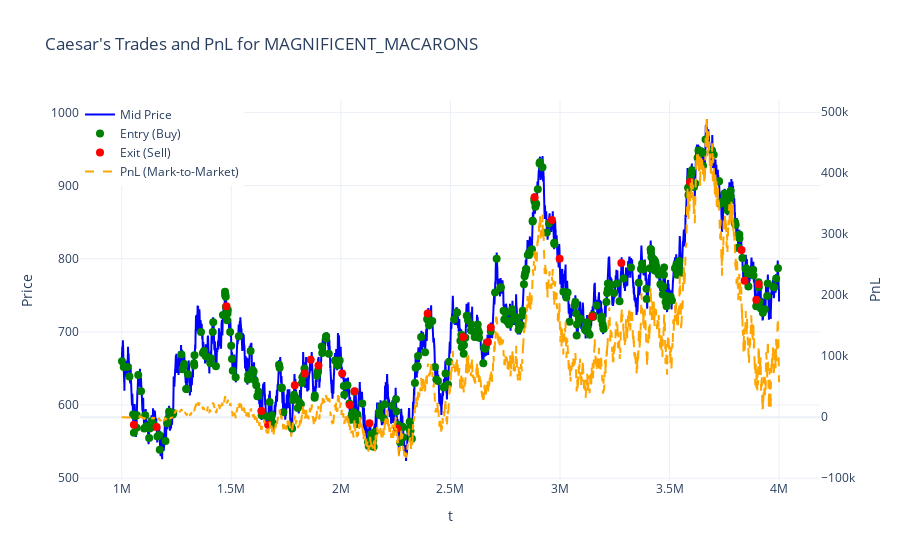

Write notebook code for a chart like this one.
### Code cell
party, product = 'Caesar', 'MAGNIFICENT_MACARONS'
plot_trades_with_pnl(counterparty_df, price_df, calculate_per_product_pnl_over_time(counterparty_df, price_df, party), party, product)

### Figure 1 — Plotly figure (JSON) as saved in the notebook; plotly's stock layout.template omitted (floating-point values rounded to 4 significant figures; data arrays with more than 128 entries replaced by an {"elided": "..."} marker saying what was removed)
{"data": [{"line": {"color": "blue"}, "mode": "lines", "name": "Mid Price", "type": "scatter", "x": {"elided": "30000 int values"}, "y": {"elided": "30000 float values"}}, {"customdata": {"elided": "387 int values"}, "hovertemplate": "Time: %{x}<br>Price: %{y}<br>Quantity: %{customdata}<extra></extra>", "marker": {"color": "green", "size": 8, "symbol": "circle"}, "mode": "markers", "name": "Entry (Buy)", "type": "scatter", "x": {"elided": "387 int values"}, "y": {"elided": "387 float values"}}, {"customdata": [4, 2, 5, 3, 3, 3, 3, 3, 2, 5, 3, 5, 5, 2, 5, 5, 5, 3, 3, 2, 4, 5, 4, 3, 3, 3, 3, 5], "hovertemplate": "Time: %{x}<br>Price: %{y}<br>Quantity: %{customdata}<extra></extra>", "marker": {"color": "red", "size": 8, "symbol": "circle"}, "mode": "markers", "name": "Exit (Sell)", "type": "scatter", "x": [1055800, 1159400, 1478000, 1637500, 1668300, 1789800, 1835200, 1862500, 1897800, 2006200, 2041700, 2062800, 2130400, 2256400, 2396100, 2557900, 2671000, 2684300, 2883900, 2963400, 2998300, 3147500, 3280000, 3593300, 3828300, 3842400, 3895900, 3906600], "y": [573.0, 570.0, 735.0, 592.0, 573.0, 627.0, 643.0, 662.0, 654.0, 643.0, 600.0, 619.0, 575.0, 568.0, 725.0, 693.0, 686.0, 706.0, 884.0, 853.0, 800.0, 721.0, 794.0, 905.0, 812.0, 770.0, 744.0, 765.0]}, {"line": {"color": "orange", "dash": "dash"}, "mode": "lines", "name": "PnL (Mark-to-Market)", "type": "scatter", "x": {"elided": "53477 int values"}, "y": {"elided": "53477 float values"}, "yaxis": "y2"}], "layout": {"legend": {"x": 0, "y": 1}, "title": {"text": "Caesar's Trades and PnL for MAGNIFICENT_MACARONS"}, "xaxis": {"title": {"text": "t"}}, "yaxis": {"side": "left", "title": {"text": "Price"}}, "yaxis2": {"overlaying": "y", "showgrid": false, "side": "right", "title": {"text": "PnL"}}}}
